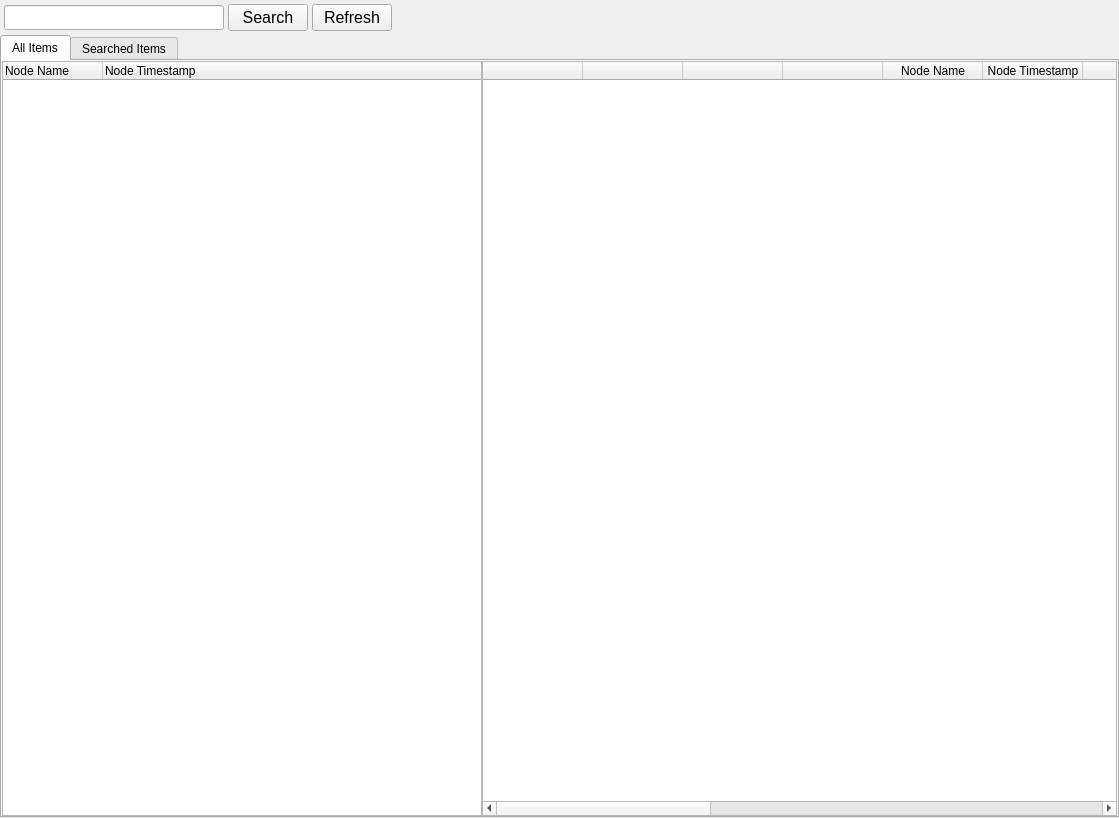
<?xml version="1.0" encoding="UTF-8"?>
<ui version="4.0">
 <class>registry_interface</class>
 <widget class="QWidget" name="registry_interface">
  <property name="geometry">
   <rect>
    <x>0</x>
    <y>0</y>
    <width>1119</width>
    <height>818</height>
   </rect>
  </property>
  <property name="windowTitle">
   <string>Form</string>
  </property>
  <layout class="QVBoxLayout" name="verticalLayout_4">
   <property name="spacing">
    <number>0</number>
   </property>
   <property name="leftMargin">
    <number>0</number>
   </property>
   <property name="topMargin">
    <number>0</number>
   </property>
   <property name="rightMargin">
    <number>0</number>
   </property>
   <property name="bottomMargin">
    <number>0</number>
   </property>
   <item>
    <layout class="QVBoxLayout" name="verticalLayout_3">
     <property name="spacing">
      <number>0</number>
     </property>
     <item>
      <layout class="QHBoxLayout" name="horizontalLayout">
       <property name="spacing">
        <number>4</number>
       </property>
       <property name="leftMargin">
        <number>4</number>
       </property>
       <property name="topMargin">
        <number>4</number>
       </property>
       <property name="rightMargin">
        <number>4</number>
       </property>
       <property name="bottomMargin">
        <number>4</number>
       </property>
       <item>
        <widget class="QLineEdit" name="lineEdit_searched_text">
         <property name="minimumSize">
          <size>
           <width>200</width>
           <height>0</height>
          </size>
         </property>
         <property name="maximumSize">
          <size>
           <width>220</width>
           <height>25</height>
          </size>
         </property>
         <property name="font">
          <font>
           <pointsize>12</pointsize>
          </font>
         </property>
         <property name="maxLength">
          <number>50</number>
         </property>
        </widget>
       </item>
       <item>
        <widget class="QPushButton" name="pushButton_search">
         <property name="font">
          <font>
           <pointsize>12</pointsize>
          </font>
         </property>
         <property name="text">
          <string>Search</string>
         </property>
        </widget>
       </item>
       <item>
        <widget class="QPushButton" name="pushButton_refresh">
         <property name="font">
          <font>
           <pointsize>12</pointsize>
          </font>
         </property>
         <property name="text">
          <string>Refresh</string>
         </property>
        </widget>
       </item>
       <item>
        <spacer name="horizontalSpacer">
         <property name="orientation">
          <enum>Qt::Horizontal</enum>
         </property>
         <property name="sizeHint" stdset="0">
          <size>
           <width>40</width>
           <height>20</height>
          </size>
         </property>
        </spacer>
       </item>
      </layout>
     </item>
     <item>
      <widget class="QTabWidget" name="tabWidget">
       <property name="styleSheet">
        <string notr="true"/>
       </property>
       <property name="currentIndex">
        <number>0</number>
       </property>
       <widget class="QWidget" name="tab">
        <attribute name="title">
         <string>All Items</string>
        </attribute>
        <layout class="QVBoxLayout" name="verticalLayout_2">
         <property name="spacing">
          <number>0</number>
         </property>
         <property name="leftMargin">
          <number>0</number>
         </property>
         <property name="topMargin">
          <number>0</number>
         </property>
         <property name="rightMargin">
          <number>0</number>
         </property>
         <property name="bottomMargin">
          <number>0</number>
         </property>
         <item>
          <layout class="QHBoxLayout" name="horizontalLayout_2">
           <item>
            <widget class="QTreeWidget" name="treeWidget_registry">
             <property name="minimumSize">
              <size>
               <width>300</width>
               <height>0</height>
              </size>
             </property>
             <property name="maximumSize">
              <size>
               <width>480</width>
               <height>16777215</height>
              </size>
             </property>
             <property name="styleSheet">
              <string notr="true">QTreeWidget {

                selection-background-color: #87CEFF;
                selection-background-color: #0069EB;
                selection-color:white;
                }

                QTreeWidget::item{
                height: 20px; 
                }

                QTreeWidget::item:selected:!active {
                color:white;
                background-color:  #a1c9f7;
                }


                QTreeWidget {
                selection-background-color: #0069D7;
                }


                ScrollBar{
                width:8px;
                }

                QTreeWidget::indicator:checked {background-color:#777777;border: 1px solid #d6d6d6;}
                QTreeWidget::indicator:unchecked {background-color:#f1f1f1;border: 1px solid #777777;}

                QTreeWidget::indicator {
                width: 8px;
                height: 8px;
                }</string>
             </property>
             <property name="alternatingRowColors">
              <bool>true</bool>
             </property>
             <column>
              <property name="text">
               <string>Node Name</string>
              </property>
             </column>
             <column>
              <property name="text">
               <string>Node Timestamp</string>
              </property>
             </column>
             <column>
              <property name="text">
               <string/>
              </property>
             </column>
             <column>
              <property name="text">
               <string/>
              </property>
             </column>
             <column>
              <property name="text">
               <string/>
              </property>
             </column>
             <column>
              <property name="text">
               <string/>
              </property>
             </column>
             <column>
              <property name="text">
               <string/>
              </property>
             </column>
             <column>
              <property name="text">
               <string/>
              </property>
             </column>
             <column>
              <property name="text">
               <string/>
              </property>
             </column>
             <column>
              <property name="text">
               <string/>
              </property>
             </column>
             <column>
              <property name="text">
               <string/>
              </property>
             </column>
             <column>
              <property name="text">
               <string/>
              </property>
             </column>
             <column>
              <property name="text">
               <string/>
              </property>
             </column>
             <column>
              <property name="text">
               <string/>
              </property>
             </column>
            </widget>
           </item>
           <item>
            <widget class="QTableWidget" name="tableWidget_registry">
             <property name="styleSheet">
              <string notr="true">
                QTableView::item:selected:!active {
               color:white;
                background-color:  #a1c9f7;
                }

                QTableView::indicator:checked {background-color:black;border: 1px solid #d6d6d6;}
                QTableView::indicator:unchecked {background-color:#f1f1f1;border: 1px solid #777777;}

                QTableView::indicator {
                width: 13px;
                height: 13px;}</string>
             </property>
             <property name="editTriggers">
              <set>QAbstractItemView::NoEditTriggers</set>
             </property>
             <property name="alternatingRowColors">
              <bool>true</bool>
             </property>
             <attribute name="horizontalHeaderStretchLastSection">
              <bool>false</bool>
             </attribute>
             <column>
              <property name="text">
               <string/>
              </property>
             </column>
             <column>
              <property name="text">
               <string/>
              </property>
             </column>
             <column>
              <property name="text">
               <string/>
              </property>
             </column>
             <column>
              <property name="text">
               <string/>
              </property>
             </column>
             <column>
              <property name="text">
               <string>Node Name</string>
              </property>
             </column>
             <column>
              <property name="text">
               <string>Node Timestamp</string>
              </property>
             </column>
             <column>
              <property name="text">
               <string>Key</string>
              </property>
             </column>
             <column>
              <property name="text">
               <string>Type</string>
              </property>
             </column>
             <column>
              <property name="text">
               <string>Value</string>
              </property>
             </column>
             <column>
              <property name="text">
               <string>Hex Value</string>
              </property>
             </column>
             <column>
              <property name="text">
               <string/>
              </property>
             </column>
             <column>
              <property name="text">
               <string/>
              </property>
             </column>
             <column>
              <property name="text">
               <string/>
              </property>
             </column>
             <column>
              <property name="text">
               <string/>
              </property>
             </column>
             <column>
              <property name="text">
               <string/>
              </property>
             </column>
             <column>
              <property name="text">
               <string/>
              </property>
             </column>
             <column>
              <property name="text">
               <string/>
              </property>
             </column>
            </widget>
           </item>
          </layout>
         </item>
        </layout>
       </widget>
       <widget class="QWidget" name="tab_searched_items">
        <attribute name="title">
         <string>Searched Items</string>
        </attribute>
        <layout class="QVBoxLayout" name="verticalLayout">
         <property name="spacing">
          <number>0</number>
         </property>
         <property name="leftMargin">
          <number>0</number>
         </property>
         <property name="topMargin">
          <number>0</number>
         </property>
         <property name="rightMargin">
          <number>0</number>
         </property>
         <property name="bottomMargin">
          <number>0</number>
         </property>
         <item>
          <widget class="QTableWidget" name="tableWidget_searched_items">
           <property name="styleSheet">
            <string notr="true">

                QTableView::item:selected:!active {
               color:white;
                background-color:  #a1c9f7;
                }

                QTableView::indicator:checked {background-color:black;border: 1px solid #d6d6d6;}
                QTableView::indicator:unchecked {background-color:#f1f1f1;border: 1px solid #777777;}

                QTableView::indicator {
                width: 13px;
                height: 13px;}</string>
           </property>
           <property name="frameShape">
            <enum>QFrame::StyledPanel</enum>
           </property>
           <property name="frameShadow">
            <enum>QFrame::Sunken</enum>
           </property>
           <property name="midLineWidth">
            <number>0</number>
           </property>
           <property name="alternatingRowColors">
            <bool>true</bool>
           </property>
           <column>
            <property name="text">
             <string/>
            </property>
           </column>
           <column>
            <property name="text">
             <string/>
            </property>
           </column>
           <column>
            <property name="text">
             <string/>
            </property>
           </column>
           <column>
            <property name="text">
             <string/>
            </property>
           </column>
           <column>
            <property name="text">
             <string>Node Name</string>
            </property>
           </column>
           <column>
            <property name="text">
             <string>Node Timestamp</string>
            </property>
           </column>
           <column>
            <property name="text">
             <string>Key</string>
            </property>
           </column>
           <column>
            <property name="text">
             <string>Type</string>
            </property>
           </column>
           <column>
            <property name="text">
             <string>Value</string>
            </property>
           </column>
           <column>
            <property name="text">
             <string>Hex Value</string>
            </property>
           </column>
           <column>
            <property name="text">
             <string>File Path</string>
            </property>
           </column>
           <column>
            <property name="text">
             <string>Node Path</string>
            </property>
           </column>
           <column>
            <property name="text">
             <string/>
            </property>
           </column>
           <column>
            <property name="text">
             <string/>
            </property>
           </column>
           <column>
            <property name="text">
             <string/>
            </property>
           </column>
           <column>
            <property name="text">
             <string/>
            </property>
           </column>
          </widget>
         </item>
        </layout>
       </widget>
      </widget>
     </item>
    </layout>
   </item>
  </layout>
 </widget>
 <resources/>
 <connections/>
</ui>
